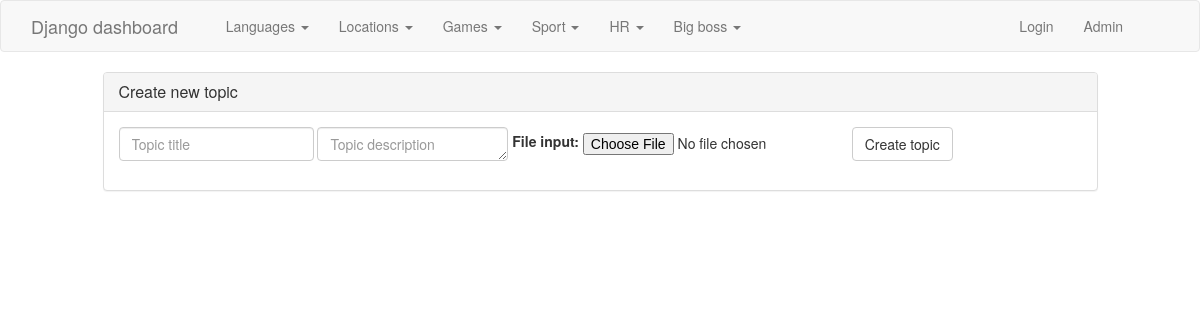
Before: /forum/13/ with the older database file.
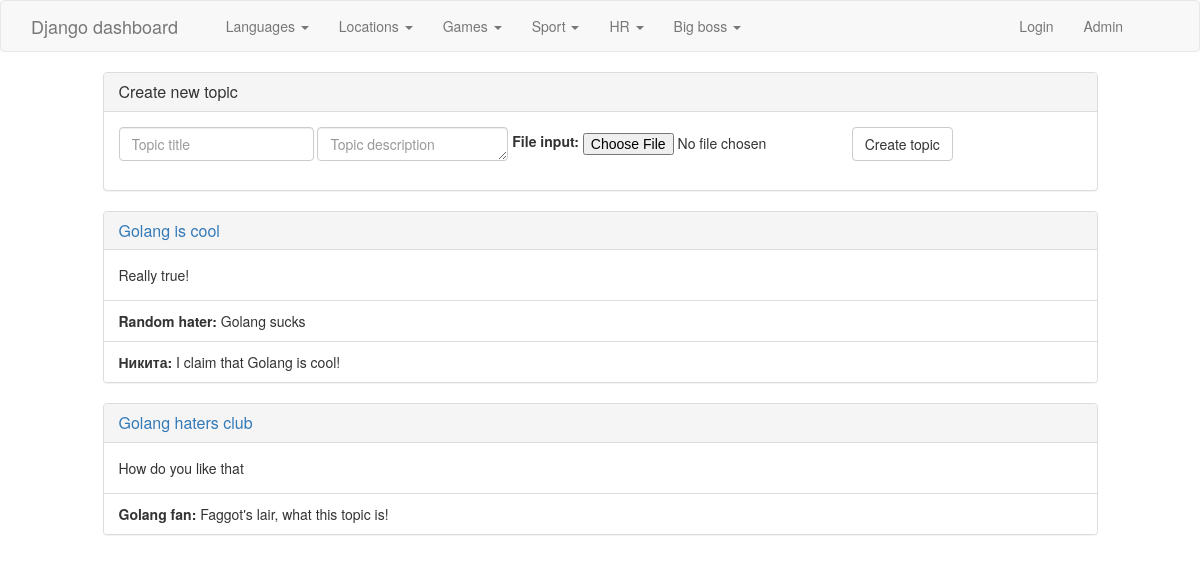
After: the same page with the newer database file.
### simple_blog/models.py (models this page shows, shortened)
@python_2_unicode_compatible
class Category(models.Model):
    class Meta:
        verbose_name_plural = 'categories'
    name = models.CharField(max_length=255)
    protected = models.BooleanField(default=False)
    pub_date = models.DateTimeField('publish date', auto_now_add=True)
    def __str__(self):
        return self.name

@python_2_unicode_compatible
class Topic(models.Model):
    subcategory = models.ForeignKey(Subcategory, on_delete=models.CASCADE)
    name = models.CharField(max_length=255)
    description = models.TextField()
    docfile = models.FileField(upload_to='topics/', null=True)
    pub_date = models.DateTimeField('publish date', auto_now_add=True)

@python_2_unicode_compatible
class Message(models.Model):
    topic = models.ForeignKey(Topic, on_delete=models.CASCADE)
    author = models.CharField(max_length=255)
    email = models.CharField(max_length=255)
    text = models.TextField()
    docfile = models.FileField(upload_to='messages/', null=True)
    pub_date = models.DateTimeField('publish date', auto_now_add=True)
    def __str__(self):
        return self.text

### simple_blog/views.py (the view)
# urls.py: url(r'^forum/(?P<subcategory_id>[0-9]+)/$', views.subcategory, name='forum'),
def subcategory(request, subcategory_id):
    subcategory = get_object_or_404(Subcategory, pk=subcategory_id)
    if subcategory.category.protected and (not request.user.is_authenticated()):
        messages.error(request, 'You need to be logged in to have access to private topic.')
        return HttpResponseRedirect(reverse('index', args=()))
    return render(request, 'dashboard/subcategory.html', {'subcategory': subcategory})

### simple_blog/models.py (called while the page is built)
    def __str__(self):
        return self.name

### simple_blog/templatetags/helpers.py (called while the page is built)
@register.inclusion_tag('includes/category_nav.html')
def category_nav():
    categories = Category.objects.order_by('-pub_date')
    return {'categories': categories}

@register.inclusion_tag('includes/image_check.html')
def image_check(image):
    if image:
        img_path = image.url
        file_type = imghdr.what(image.path)
        if file_type == 'png' or file_type == 'jpeg' or file_type == 'gif' or file_type == 'jpg':
            return {'image': img_path}
    return {'image': None}

### simple_blog/templates/dashboard/subcategory.html (shortened to what this page needs)
{% load helpers %}
<html>
  <head>
    {% include 'includes/headers.html' %}
  </head>
  <body>
    {% include 'includes/nav.html' %}
    <div class="row">
      <div class="col-md-offset-1 col-md-10">
        <div class="row">
          <div class="col-md-12">
            <div class="panel panel-default">
              <div class="panel-heading">
                <h3 class="panel-title">Create new topic</h3>
              </div>
              <div class="panel-body">
                <form class="form-inline" method="post" action="{% url 'new_topic' subcategory.id %}" enctype="multipart/form-data">
                  <div class="form-group">
                    <input type="text" class="form-control" name="name" placeholder="Topic title" required="true">
                  </div>
                  <div class="form-group">
                    <textarea type="text" class="form-control" name="description" rows="1" placeholder="Topic description" required="true"></textarea>
                  </div>
                  <label for="docfile">File input: </label>
                  <div class="form-group">
                    <input type="file" name="docfile">
                  </div>
                  <button type="submit" class="btn btn-default">Create topic</button>
                </form>
              </div>
            </div>
          </div>
        </div>
        {% for topic in subcategory.topic_set.all %}
          <div class="row">
              <div class="col-md-12">
                <div class="panel panel-default">
                  <div class="panel-heading">
                    <a href="{% url 'topic' topic.id %}"><h3 class="panel-title">{{ topic.name }}</h3></a>
                  </div>
                  <div class="panel-body">
                    {{ topic.description }}
                  </div>
                  <ul class="list-group">
                    {% for message in topic.message_set.all|dictsortreversed:"pub_date"|slice:":2" %}
                      <li class="list-group-item"><strong>{% if message.author %}{{ message.author }}{% else %}Anonymous{% endif %}:</strong> {{ message }}</li>
                    {% endfor %}
                  </ul>
                </div>
              </div>
          </div>
        {% endfor %}
      </div>
    </div>
  </body>
</html>

### simple_blog/templates/includes/headers.html (shortened to what this page needs)
<link href="/static/css/bootstrap.min.css" rel="stylesheet">
<link href="/static/style.css" rel="stylesheet">

### simple_blog/templates/includes/nav.html
<nav class="navbar navbar-default">
  <div class="container-fluid">
    <div class="navbar-header col-md-2">
      <a class="navbar-brand" href="{% url 'index' %}">Django dashboard</a>
    </div>
    {% load helpers %}
    {% category_nav %}
    <ul class="nav navbar-nav navbar-right col-md-2">
      <li>
        {% if user.is_authenticated %}
          <a href="{% url 'logout' %}">Logout</a>
        {% else %}
          <a href="{% url 'loginpage' %}">Login</a>
        {% endif %}
      </li>
      <li><a href="/admin">Admin</a></li>
    </ul>
  </div>
</nav>

### simple_blog/templates/includes/category_nav.html (shortened to what this page needs)
<ul class="nav navbar-nav">
  {% for category in categories %}
  <li class="dropdown">
    <a href="#" class="dropdown-toggle" data-toggle="dropdown" role="button" aria-haspopup="true" aria-expanded="false">{{ category }} <span class="caret"></span></a>
  </li>
  {% endfor %}
</ul>

Changed rows visible on the page:
added Topic: name "Golang is cool", description "Really true!"
added Message: author "Random hater", text "Golang sucks", shown under "Golang is cool"
added Message: author "Никита", text "I claim that Golang is cool!", shown under "Golang is cool"
added Topic: name "Golang haters club", description "How do you like that"
added Message: author "Golang fan", text "Faggot's lair, what this topic is!", shown under "Golang haters club"
